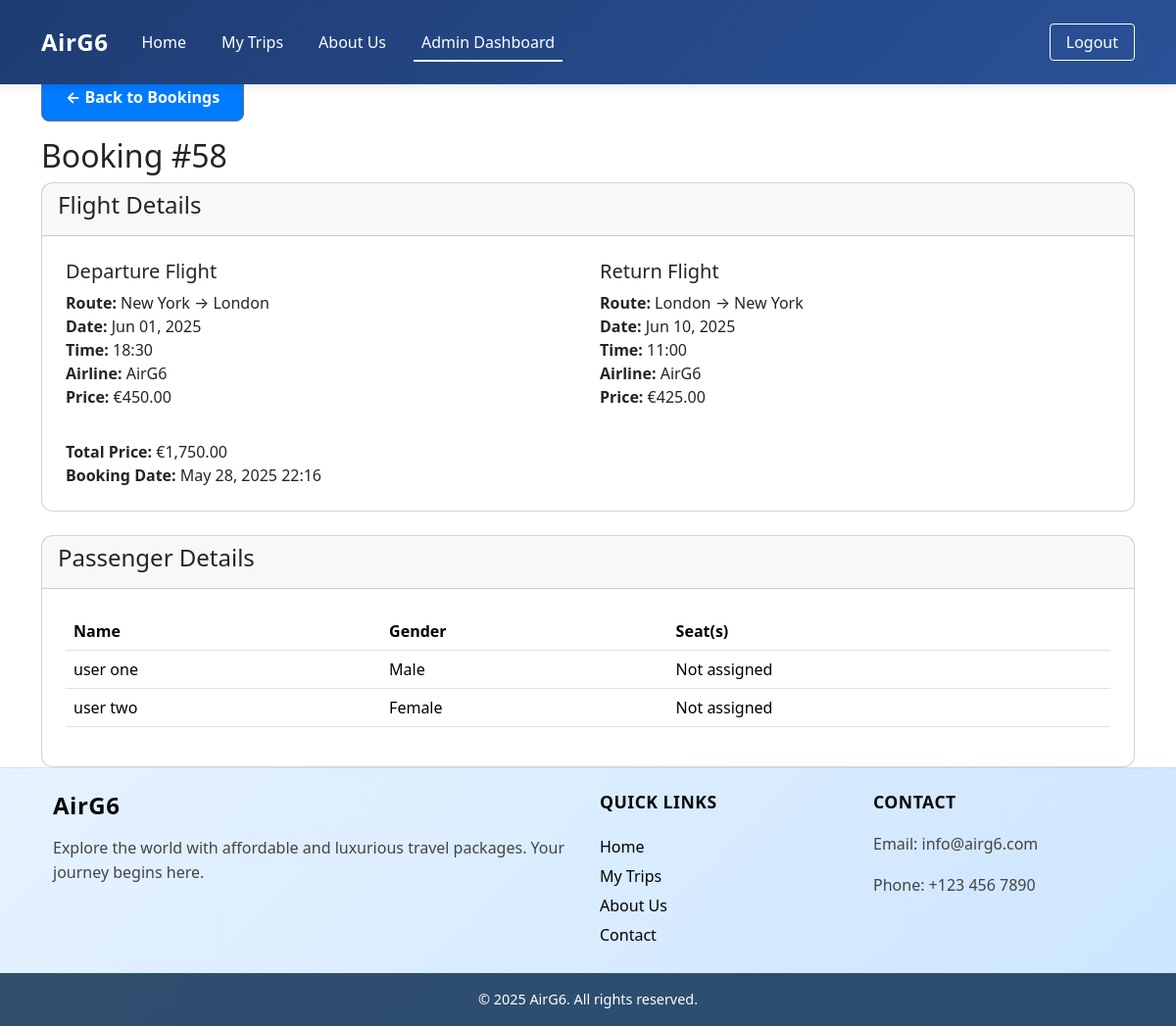
Screenshot of /admin/booking_view.php?id=58 (signed in) with the database file from the repository.
### tables this page shows
CREATE TABLE `bookings` (
  `booking_id` int(11) NOT NULL,
  `user_id` int(11) DEFAULT NULL,
  `departure_flight_id` int(11) NOT NULL,
  `return_flight_id` int(11) DEFAULT NULL,
  `total_price` decimal(10,2) DEFAULT NULL,
  `booking_date` timestamp NOT NULL DEFAULT current_timestamp(),
  `confirmation_code` varchar(10) DEFAULT NULL,
  `passenger_count` int(11) NOT NULL DEFAULT 1
);

CREATE TABLE `flights` (
  `id` int(11) NOT NULL,
  `departure` varchar(100) DEFAULT NULL,
  `arrival` varchar(100) DEFAULT NULL,
  `departure_date` date DEFAULT NULL,
  `price` decimal(10,2) DEFAULT NULL,
  `airline` varchar(100) DEFAULT NULL,
  `seats_available` int(11) DEFAULT NULL,
  `departure_time` time NOT NULL,
  `arrival_time` time NOT NULL,
  `duration` varchar(20) NOT NULL
);

CREATE TABLE `passengers` (
  `passenger_id` int(11) NOT NULL,
  `booking_id` int(11) NOT NULL,
  `full_name` varchar(100) NOT NULL,
  `gender` enum('Male','Female') NOT NULL
);

### admin/booking_view.php (the view, shortened to what this page needs)
<link rel="stylesheet" href="../css/styles.css">
<?php
require_once '../includes/db.php';
include '../includes/navbar.php';
$booking_id = intval($_GET['id']);
$stmt = $conn->prepare("SELECT b.*,
                       f1.departure as dep_from, f1.arrival as dep_to,
                       f1.departure_date as dep_date, f1.departure_time as dep_time,
                       f1.price as dep_price, f1.airline as dep_airline,
                       f2.departure as ret_from, f2.arrival as ret_to,
                       f2.departure_date as ret_date, f2.departure_time as ret_time,
                       f2.price as ret_price, f2.airline as ret_airline,
                       u.username, u.id as user_id
                       FROM bookings b
                       LEFT JOIN flights f1 ON b.departure_flight_id = f1.id
                       LEFT JOIN flights f2 ON b.return_flight_id = f2.id
                       LEFT JOIN users u ON b.user_id = u.id
                       WHERE b.booking_id = ?");
$stmt->bind_param("i", $booking_id);
$stmt->execute();
$booking = $stmt->get_result()->fetch_assoc();
$stmt = $conn->prepare("SELECT p.*,
                       GROUP_CONCAT(CONCAT(sb.seat_number, ' (',
                       (SELECT departure FROM flights WHERE id = sb.flight_id), '→',
                       (SELECT arrival FROM flights WHERE id = sb.flight_id), ')')
                       SEPARATOR ', ') as seats
                       FROM passengers p
                       LEFT JOIN seats_booked sb ON p.passenger_id = sb.passenger_id
                       WHERE p.booking_id = ?
                       GROUP BY p.passenger_id");
$stmt->bind_param("i", $booking_id);
$stmt->execute();
$passengers = $stmt->get_result();
?>
<!DOCTYPE html>
<html>
<head>
    <title>Booking Details</title></head>
<body>
    <div class="container mt-4">
        <a href="bookings.php" class="btn btn-secondary mb-3">← Back to Bookings</a>
        <h2>Booking #<?= $booking['booking_id'] ?></h2>
        <div class="card mb-4">
            <div class="card-header">
                <h4>Flight Details</h4>
            </div>
            <div class="card-body">
                <div class="row">
                    <div class="col-md-6">
                        <h5>Departure Flight</h5>
                        <p>
                            <strong>Route:</strong> <?= $booking['dep_from'] ?> → <?= $booking['dep_to'] ?><br>
                            <strong>Date:</strong> <?= date('M d, Y', strtotime($booking['dep_date'])) ?><br>
                            <strong>Time:</strong> <?= substr($booking['dep_time'], 0, 5) ?><br>
                            <strong>Airline:</strong> <?= $booking['dep_airline'] ?><br>
                            <strong>Price:</strong> €<?= number_format($booking['dep_price'], 2) ?>
                        </p>
                    </div>
                    <?php if ($booking['return_flight_id']): ?>
                    <div class="col-md-6">
                        <h5>Return Flight</h5>
                        <p>
                            <strong>Route:</strong> <?= $booking['ret_from'] ?> → <?= $booking['ret_to'] ?><br>
                            <strong>Date:</strong> <?= date('M d, Y', strtotime($booking['ret_date'])) ?><br>
                            <strong>Time:</strong> <?= substr($booking['ret_time'], 0, 5) ?><br>
                            <strong>Airline:</strong> <?= $booking['ret_airline'] ?><br>
                            <strong>Price:</strong> €<?= number_format($booking['ret_price'], 2) ?>
                        </p>
                    </div>
                    <?php endif; ?>
                </div>
                <div class="mt-3">
                    <strong>Total Price:</strong> €<?= number_format($booking['total_price'], 2) ?><br>
                    <strong>Booking Date:</strong> <?= date('M d, Y H:i', strtotime($booking['booking_date'])) ?>
                </div>
            </div>
        </div>
        <div class="card">
            <div class="card-header">
                <h4>Passenger Details</h4>
            </div>
            <div class="card-body">
                <div class="table-responsive">
                    <table class="table">
                        <thead>
                            <tr>
                                <th>Name</th>
                                <th>Gender</th>
                                <th>Seat(s)</th>
                            </tr>
                        </thead>
                        <tbody>
                            <?php while ($passenger = $passengers->fetch_assoc()): ?>
                            <tr>
                                <td><?= htmlspecialchars($passenger['full_name']) ?></td>
                                <td><?= $passenger['gender'] ?></td>
                                <td><?= $passenger['seats'] ?? 'Not assigned' ?></td>
                            </tr>
                            <?php endwhile; ?>
                        </tbody>
                    </table>
                </div>
            </div>
        </div>
    </div>
    <?php include '../includes/footer.php'; ?>
</body>
</html>

### css/styles.css (style rules this page uses)
.btn { background-color: #007bff; color: white; padding: 0.75rem 1.5rem; text-decoration: none; font-weight: bold; border-radius: 8px; transition: 0.3s; }
.card { border-radius: 12px; }
.card-body { padding: 1.5rem; }
body { padding-top: 50px; }

### rows the page displays
bookings: booking_id "58", flights.departure "New York", flights.arrival "London", flights.departure_date "Jun 01, 2025", flights.departure_time "18:30", flights.airline "AirG6", flights.price "450.00", flights.departure "London", flights.arrival "New York", flights.departure_date "Jun 10, 2025", flights.departure_time "11:00", flights.price "425.00", total_price "1,750.00", booking_date "May 28, 2025 22:16"
passengers: full_name "user one", gender "Male", seats "Not assigned"
passengers: full_name "user two", gender "Female", seats "Not assigned"
